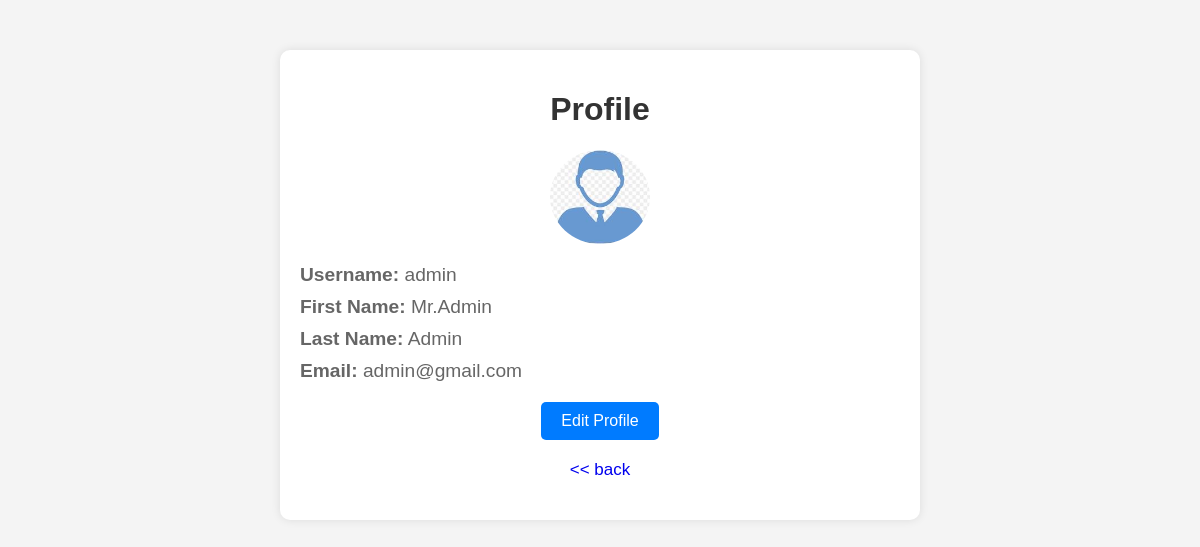
Page /auth/profile/ (signed in) on the committed database.
### users/models.py (models this page shows, shortened)
class User(AbstractUser):
    birth_date = models.DateField(null=True, blank=True)
    image = models.ImageField(null=True, blank=True, upload_to='users', default='default/user.png')
    class Meta:
        db_table = 'users'

### users/views.py (the view)
# urls.py: path('profile/', ProfileView.as_view(), name='profile'),
class ProfileView(View):
    def get(self, request):
        return render(request, 'profile/profile.html')

### history/context_processors.py (called while the page is built)
def account_balance(request):
    if request.user.is_authenticated:
        account_balance, created = AccountBalance.objects.get_or_create(user=request.user)
        return {'balance': account_balance.balance}
    return {}

### templates/profile/profile.html (shortened to what this page needs)
<!DOCTYPE html>
<html lang="en">
<head>
    <link href="https://cdnjs.cloudflare.com/ajax/libs/animate.css/4.1.1/animate.min.css" rel="stylesheet">
</head>
<body>
    {% block content %}
    <div class="container">
        <h1 class="animate__animated animate__fadeIn">Profile</h1>
        <img src="{{ user.image.url }}" alt="user-img" width="100px" class="animate__animated animate__fadeIn">
        <p><strong>Username:</strong> {{ user.username }}</p>
        <p><strong>First Name:</strong> {{ user.first_name }}</p>
        <p><strong>Last Name:</strong> {{ user.last_name }}</p>
        <p><strong>Email:</strong> {{ user.email }}</p>
        <a href="{% url 'users:edit-profile' %}"><button>Edit Profile</button></a>
        <a class="c-link" href="/"><< back</a>
    </div>
    {% endblock %}
</body>
</html>

### templates/profile/profile.html (style rules this page uses)
body { font-family: Arial, sans-serif; background-color: #f4f4f4; margin: 0; padding: 0; }
.container { width: 80%; max-width: 600px; margin: 50px auto; background: white; padding: 20px; border-radius: 10px; box-shadow: 0 0 10px rgba(0, 0, 0, 0.1); }
h1 { text-align: center; color: #333; }
img { display: block; margin: 0 auto 20px; border-radius: 50%; animation: animate__fadeIn animate__slow; }
p { font-size: 1.2em; color: #666; margin: 10px 0; animation: animate__fadeIn animate__slow; }
a { display: block; text-align: center; margin: 20px 0; animation: animate__fadeIn animate__slow; }
button { background-color: #007BFF; color: white; border: none; padding: 10px 20px; font-size: 1em; border-radius: 5px; cursor: pointer; transition: background-color 0.3s; animation: animate__fadeIn animate__slow; }
.c-link { text-decoration: none; font-size: 17px; animation: animate__fadeIn animate__slow; }

### rows in the picture
User: image (placeholder picture), username "admin", first_name "Mr.Admin", last_name "Admin", email "admin@gmail.com"
